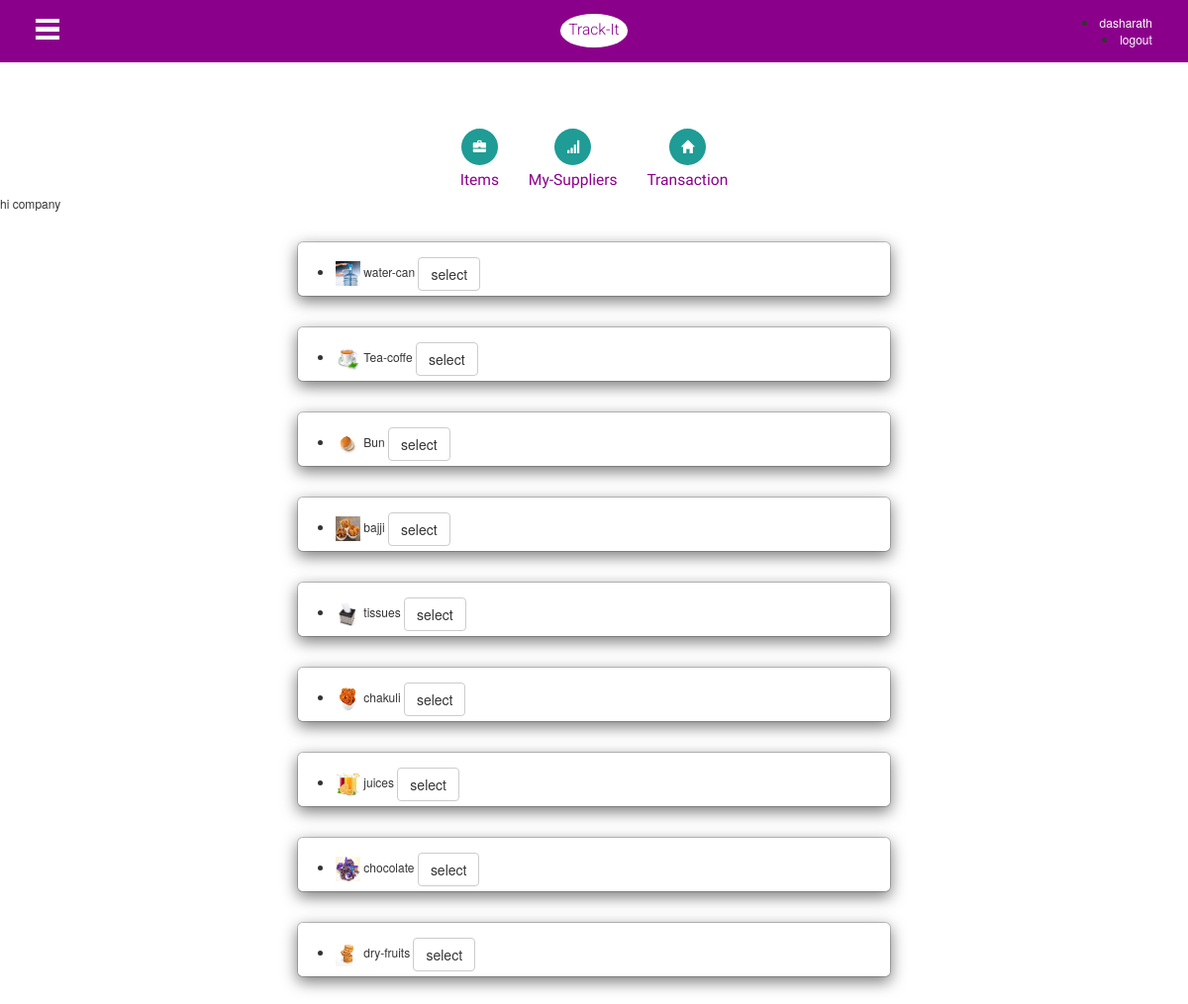
The page /expans/select_Item/ (signed in) on the database its author committed.
### expans/models.py (models this page shows, shortened)
class Item(models.Model):
	name = models.CharField(max_length=200,unique=True)
	picture = models.ImageField(upload_to='item_pics', blank=False)
	class Meta:
	        db_table="Item"

### expans/views.py (the view)
@login_required
def  select_Item(request):
    context = RequestContext(request)
    item_list=get_item_list()
    supplier_list=get_supplier_list()
    context_dict = {'item_list':item_list,}
    return render_to_response('expans/company/select_Item.html',context_dict,context)

### expans/views.py (called while the page is built)
def get_item_list():
    item_list = []
    item_list = Item.objects.filter()
    return item_list

def get_supplier_list():
    supplier_list = []
    supplier_list = Supplier.objects.filter()
    return supplier_list

### templates/expans/company/select_Item.html (shortened to what this page needs)
{% extends "expans/company/company_base.html" %}
{% load static %}
{% block body_block %}
              {% if item_list %}
                 {% for item in item_list %}
    <div class="modal-dialog">
    <div class="modal-content">
      <div class="modal-body">
      <p>
                            <form class="form-supplier" style="margin: 0px 5px -10px;" id="user_form" method="post" action="/expans/select_supplier/{{item.id}}/"
                          enctype="multipart/form-data">
                            <li class="collection-item avatar">
                            {% if item.picture %}
                            <img src="{{ item.picture.url }}" alt="" class="circle" width="25px" height="25px">
                            {%endif%}
                            {{item.name}}
                             <button type="subbmit" class="btn btn-default" >select</button>
                            </li>
                          </form>
      </p>
          </div>
        </div>
      </div>
         {% endfor %}
                    {% endif %}
{% endblock %}

### templates/expans/company/company_base.html (shortened to what this page needs)
<!DOCTYPE html>
<html lang="en">
{% load static %}
<head>
    <link href="{% static 'css/bootstrap.css' %}" type="text/css" rel="stylesheet" media="all">
    <link href="{% static 'css/style.css' %}" type="text/css" rel="stylesheet" media="all">
    <link rel="stylesheet" href="{% static 'css/ken-burns.css'%}" type="text/css" media="all" />
</head>
<body class="bg">
  <div class="agile-main">
    <div class="content-wrap">
      <div class="header">
        <div class="menu-icon">
          <button class="menu-button">Home</button>
        </div>
        <div class="logo">
          <h2><a href="/expans/company/">Track-It</a></h2>
        </div>
          <div class="login">
              {% if user.is_authenticated %}
              <li> <a style="color: white" href="/expans/company/profile/">{{user.username}}</a></li>
               <li> <a style="color: white" href="/expans/logout/">logout</a></li>
              {% endif %}
          </div>
      </div>
      <div class="content">
            {% if user.is_authenticated %}
                <div class="welcome">
                  <div class="welcome-info">
                    <div class="bs-example bs-example-tabs">
                      <ul class=" nav-tabs">
                        <li role="presentation" class="active"><a href="/expans/company/">
                          <span class="glyphicon glyphicon-briefcase"></span>
                          <h5>Items</h5>
                        </a></li>
                        <li role="presentation" class="active"><a href="/expans/company_mylist/">
                          <span class="glyphicon glyphicon-signal"></span>
                          <h5> My-Suppliers</h5>
                        </a></li>
                        <li role="presentation" class="active"><a href="/expans/company_transaction/">
                          <span class="glyphicon glyphicon-home"></span>
                          <h5>Transaction</h5>
                        </a></li>
                      </ul>
                    </div>
                  </div>
                </div>
                {% endif %}
hi company
            {% block body_block %}
            {% endblock %}
      </div>
      </div>
    </div>
</body>
</html>

### static/css/style.css (style rules this page uses)
body { margin:0; font-family: 'Roboto', sans-serif; background:url(../images/bg.jpg)repeat 0px 0px; background-size:cover; }
body a { transition: 0.5s all; -webkit-transition: 0.5s all; -moz-transition: 0.5s all; -o-transition: 0.5s all; -ms-transition: 0.5s all; text-decoration:none; }
h1,h2,h3,h4,h5,h6 { margin:0; font-family: 'Abel', sans-serif; }
p { margin:0; }
ul,label { margin:0; padding:0; }
.bg { background: #fff; }
.header { background: #8b008b; padding: 1.2em 3em; }
.menu-icon,.logo,.login { float: left; width: 33.33%; }
.logo { text-align: center; }
.logo h2 { font-size: 1.3em; font-family: 'Roboto', sans-serif; }
.logo h2 a { color: #8b008b; background: #fff; font-weight: 300; border-radius: 50%; padding: 8px; display: inline-block; text-decoration:none; }
.login { text-align: right; }
.container, .content-wrap { overflow: hidden; width: 100%; height: 100%; }
.content { position: relative; }
.content::before { position: absolute; top: 0; left: 0; z-index: 10; width: 100%; height: 100%; background: rgba(0,0,0,0.3); content: ''; opacity: 0; -webkit-transform: translate3d(100%,0,0); -moz-transform: translate3d(100%,0,0); -o-transform: translate3d(100%,0,0); -ms-transform: translate3d(100%,0,0); transform: translate3d(100%,0,0); -webkit-transition: opacity 0.4s, -webkit-transform 0s 0.4s; -moz-transition: opacity 0.4s, -moz-transform 0s 0.4s; transition: opacity 0.4s, transform 0s 0.4s; -webkit-transition-timing-function: cubic-bezier(0.7,0,0.3,1); -moz-transition-timing-function: cubic-bezier(0.7,0,0.3,1); transition-timing-function: cubic-bezier(0.7,0,0.3,1); }
.menu-button { position: relative; z-index: 1000; padding: 0; width: 2.5em; height: 2.2em; border: none; text-indent: 2.8em; font-size: 0.8em; color: transparent; background: transparent; outline: none; margin: .5em 0; }
.menu-button::before { position: absolute; top: 0; right: 0; bottom: 0; left: 0; background: -webkit-linear-gradient(#ffffff 20%, transparent 20%, transparent 40%, #ffffff 40%, #ffffff 60%, transparent 60%, transparent 80%, #ffffff 80%); background: linear-gradient(#ffffff 20%, transparent 20%, transparent 40%, #ffffff 40%, #ffffff 60%, transparent 60%, transparent 80%, #ffffff 80%); content: ''; }
.welcome { padding: 3.5em 5em 0; }
.welcome-info { text-align: center; }
.welcome .bs-example.bs-example-tabs .nav-tabs { border: none; margin: 2em 0 .5em; }
.welcome .bs-example-tabs ul.nav-tabs li { display: inline-block; float: none; }
.welcome .bs-example-tabs ul.nav-tabs li:nth-child(2) { margin: 0 2.2em; }
.welcome .bs-example-tabs ul.nav-tabs li a { display: block; outline: none; border: none; margin: 0; }
.nav-tabs li a span.glyphicon { font-size: 1.1em; color: #fff; background: #8b008b; padding: 0.9em; -webkit-border-radius: 50%; -moz-border-radius: 50%; border-radius: 50%; -webkit-transition:.5s all; -moz-transition:.5s all; transition:.5s all; }
.nav-tabs li a h5 { font-size: 1.3em; color: #1e9c95; margin-top: 0.5em; }
.welcome span.glyphicon { font-size: 1em; color: #fff; padding: 3px; }
.nav-tabs > li.active >a h5 { color: #8b008b; }
.nav-tabs > li.active a span.glyphicon { background: #1e9c95; }
p { font-size: 0.9em; line-height: 1.8em; color: #555; font-weight: 400; }

### templates/expans/company/company_base.html (style rules this page uses)
body { font-family: "Helvetica Neue", Helvetica, Arial, sans-serif; font-size: 12px; line-height: 1.42; color: #333; }

### rows shown on the page
Item: picture (picture), name "water-can"
Item: picture (picture), name "Tea-coffe"
Item: picture (picture), name "Bun"
Item: picture (picture), name "bajji"
Item: picture (picture), name "tissues"
Item: picture (picture), name "chakuli"
Item: picture (picture), name "juices"
Item: picture (picture), name "chocolate"
Item: picture (picture), name "dry-fruits"

### other values the page prints
{{ user.username }} "dasharath"
